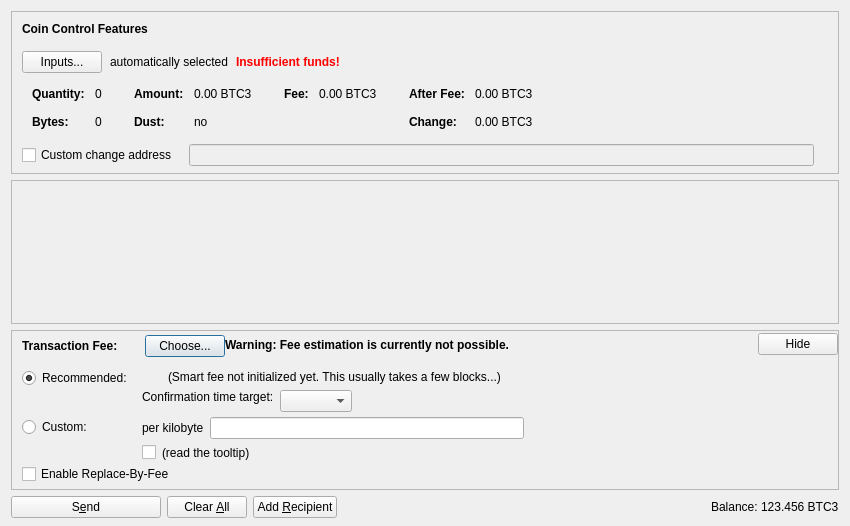
<?xml version="1.0" encoding="UTF-8"?>
<ui version="4.0">
 <class>SendCoinsDialog</class>
 <widget class="QDialog" name="SendCoinsDialog">
  <property name="geometry">
   <rect>
    <x>0</x>
    <y>0</y>
    <width>850</width>
    <height>526</height>
   </rect>
  </property>
  <property name="windowTitle">
   <string>Send Coins</string>
  </property>
  <layout class="QVBoxLayout" name="verticalLayout" stretch="0,1,0,0">
   <property name="bottomMargin">
    <number>8</number>
   </property>
   <item>
    <widget class="QFrame" name="frameCoinControl">
     <property name="sizePolicy">
      <sizepolicy hsizetype="Expanding" vsizetype="Expanding">
       <horstretch>0</horstretch>
       <verstretch>0</verstretch>
      </sizepolicy>
     </property>
     <property name="maximumSize">
      <size>
       <width>16777215</width>
       <height>16777215</height>
      </size>
     </property>
     <property name="frameShape">
      <enum>QFrame::StyledPanel</enum>
     </property>
     <property name="frameShadow">
      <enum>QFrame::Sunken</enum>
     </property>
     <layout class="QVBoxLayout" name="verticalLayoutCoinControl2">
      <property name="spacing">
       <number>0</number>
      </property>
      <property name="leftMargin">
       <number>0</number>
      </property>
      <property name="topMargin">
       <number>0</number>
      </property>
      <property name="rightMargin">
       <number>0</number>
      </property>
      <property name="bottomMargin">
       <number>6</number>
      </property>
      <item>
       <layout class="QVBoxLayout" name="verticalLayoutCoinControl" stretch="0,0,0,0,1">
        <property name="spacing">
         <number>0</number>
        </property>
        <property name="leftMargin">
         <number>10</number>
        </property>
        <property name="topMargin">
         <number>10</number>
        </property>
        <item>
         <layout class="QHBoxLayout" name="horizontalLayoutCoinControl1">
          <property name="bottomMargin">
           <number>15</number>
          </property>
          <item>
           <widget class="QLabel" name="labelCoinControlFeatures">
            <property name="sizePolicy">
             <sizepolicy hsizetype="Preferred" vsizetype="Maximum">
              <horstretch>0</horstretch>
              <verstretch>0</verstretch>
             </sizepolicy>
            </property>
            <property name="font">
             <font>
              <weight>75</weight>
              <bold>true</bold>
             </font>
            </property>
            <property name="styleSheet">
             <string notr="true">font-weight:bold;</string>
            </property>
            <property name="text">
             <string>Coin Control Features</string>
            </property>
           </widget>
          </item>
         </layout>
        </item>
        <item>
         <layout class="QHBoxLayout" name="horizontalLayoutCoinControl2" stretch="0,0,0,0">
          <property name="spacing">
           <number>8</number>
          </property>
          <property name="bottomMargin">
           <number>10</number>
          </property>
          <item>
           <widget class="QPushButton" name="pushButtonCoinControl">
            <property name="styleSheet">
             <string notr="true"/>
            </property>
            <property name="text">
             <string>Inputs...</string>
            </property>
            <property name="autoDefault">
             <bool>false</bool>
            </property>
           </widget>
          </item>
          <item>
           <widget class="QLabel" name="labelCoinControlAutomaticallySelected">
            <property name="text">
             <string>automatically selected</string>
            </property>
            <property name="margin">
             <number>5</number>
            </property>
           </widget>
          </item>
          <item>
           <widget class="QLabel" name="labelCoinControlInsuffFunds">
            <property name="font">
             <font>
              <weight>75</weight>
              <bold>true</bold>
             </font>
            </property>
            <property name="styleSheet">
             <string notr="true">color:red;font-weight:bold;</string>
            </property>
            <property name="text">
             <string>Insufficient funds!</string>
            </property>
            <property name="margin">
             <number>5</number>
            </property>
           </widget>
          </item>
          <item>
           <spacer name="horizontalSpacerCoinControl">
            <property name="orientation">
             <enum>Qt::Horizontal</enum>
            </property>
            <property name="sizeHint" stdset="0">
             <size>
              <width>40</width>
              <height>1</height>
             </size>
            </property>
           </spacer>
          </item>
         </layout>
        </item>
        <item>
         <widget class="QWidget" name="widgetCoinControl" native="true">
          <property name="sizePolicy">
           <sizepolicy hsizetype="Preferred" vsizetype="Preferred">
            <horstretch>0</horstretch>
            <verstretch>0</verstretch>
           </sizepolicy>
          </property>
          <property name="minimumSize">
           <size>
            <width>0</width>
            <height>0</height>
           </size>
          </property>
          <property name="styleSheet">
           <string notr="true"/>
          </property>
          <layout class="QHBoxLayout" name="horizontalLayoutCoinControl5">
           <property name="leftMargin">
            <number>0</number>
           </property>
           <property name="topMargin">
            <number>0</number>
           </property>
           <property name="rightMargin">
            <number>0</number>
           </property>
           <property name="bottomMargin">
            <number>0</number>
           </property>
           <item>
            <layout class="QHBoxLayout" name="horizontalLayoutCoinControl3" stretch="0,0,0,1">
             <property name="spacing">
              <number>20</number>
             </property>
             <property name="topMargin">
              <number>0</number>
             </property>
             <property name="bottomMargin">
              <number>10</number>
             </property>
             <item>
              <layout class="QFormLayout" name="formLayoutCoinControl1">
               <property name="horizontalSpacing">
                <number>10</number>
               </property>
               <property name="verticalSpacing">
                <number>14</number>
               </property>
               <property name="leftMargin">
                <number>10</number>
               </property>
               <property name="topMargin">
                <number>4</number>
               </property>
               <property name="rightMargin">
                <number>6</number>
               </property>
               <item row="0" column="0">
                <widget class="QLabel" name="labelCoinControlQuantityText">
                 <property name="font">
                  <font>
                   <weight>75</weight>
                   <bold>true</bold>
                  </font>
                 </property>
                 <property name="text">
                  <string>Quantity:</string>
                 </property>
                 <property name="margin">
                  <number>0</number>
                 </property>
                </widget>
               </item>
               <item row="0" column="1">
                <widget class="QLabel" name="labelCoinControlQuantity">
                 <property name="cursor">
                  <cursorShape>IBeamCursor</cursorShape>
                 </property>
                 <property name="contextMenuPolicy">
                  <enum>Qt::ActionsContextMenu</enum>
                 </property>
                 <property name="text">
                  <string notr="true">0</string>
                 </property>
                 <property name="margin">
                  <number>0</number>
                 </property>
                 <property name="textInteractionFlags">
                  <set>Qt::LinksAccessibleByMouse|Qt::TextSelectableByKeyboard|Qt::TextSelectableByMouse</set>
                 </property>
                </widget>
               </item>
               <item row="1" column="0">
                <widget class="QLabel" name="labelCoinControlBytesText">
                 <property name="font">
                  <font>
                   <weight>75</weight>
                   <bold>true</bold>
                  </font>
                 </property>
                 <property name="text">
                  <string>Bytes:</string>
                 </property>
                </widget>
               </item>
               <item row="1" column="1">
                <widget class="QLabel" name="labelCoinControlBytes">
                 <property name="cursor">
                  <cursorShape>IBeamCursor</cursorShape>
                 </property>
                 <property name="contextMenuPolicy">
                  <enum>Qt::ActionsContextMenu</enum>
                 </property>
                 <property name="text">
                  <string notr="true">0</string>
                 </property>
                 <property name="textInteractionFlags">
                  <set>Qt::LinksAccessibleByMouse|Qt::TextSelectableByKeyboard|Qt::TextSelectableByMouse</set>
                 </property>
                </widget>
               </item>
              </layout>
             </item>
             <item>
              <layout class="QFormLayout" name="formLayoutCoinControl2">
               <property name="horizontalSpacing">
                <number>10</number>
               </property>
               <property name="verticalSpacing">
                <number>14</number>
               </property>
               <property name="leftMargin">
                <number>6</number>
               </property>
               <property name="topMargin">
                <number>4</number>
               </property>
               <property name="rightMargin">
                <number>6</number>
               </property>
               <item row="0" column="0">
                <widget class="QLabel" name="labelCoinControlAmountText">
                 <property name="font">
                  <font>
                   <weight>75</weight>
                   <bold>true</bold>
                  </font>
                 </property>
                 <property name="text">
                  <string>Amount:</string>
                 </property>
                 <property name="margin">
                  <number>0</number>
                 </property>
                </widget>
               </item>
               <item row="0" column="1">
                <widget class="QLabel" name="labelCoinControlAmount">
                 <property name="cursor">
                  <cursorShape>IBeamCursor</cursorShape>
                 </property>
                 <property name="contextMenuPolicy">
                  <enum>Qt::ActionsContextMenu</enum>
                 </property>
                 <property name="text">
                  <string notr="true">0.00 BTC3</string>
                 </property>
                 <property name="textInteractionFlags">
                  <set>Qt::LinksAccessibleByMouse|Qt::TextSelectableByKeyboard|Qt::TextSelectableByMouse</set>
                 </property>
                </widget>
               </item>
               <item row="1" column="0">
                <widget class="QLabel" name="labelCoinControlLowOutputText">
                 <property name="font">
                  <font>
                   <weight>75</weight>
                   <bold>true</bold>
                  </font>
                 </property>
                 <property name="text">
                  <string>Dust:</string>
                 </property>
                </widget>
               </item>
               <item row="1" column="1">
                <widget class="QLabel" name="labelCoinControlLowOutput">
                 <property name="cursor">
                  <cursorShape>IBeamCursor</cursorShape>
                 </property>
                 <property name="contextMenuPolicy">
                  <enum>Qt::ActionsContextMenu</enum>
                 </property>
                 <property name="text">
                  <string notr="true">no</string>
                 </property>
                 <property name="textInteractionFlags">
                  <set>Qt::LinksAccessibleByMouse|Qt::TextSelectableByKeyboard|Qt::TextSelectableByMouse</set>
                 </property>
                </widget>
               </item>
              </layout>
             </item>
             <item>
              <layout class="QFormLayout" name="formLayoutCoinControl3">
               <property name="horizontalSpacing">
                <number>10</number>
               </property>
               <property name="verticalSpacing">
                <number>14</number>
               </property>
               <property name="leftMargin">
                <number>6</number>
               </property>
               <property name="topMargin">
                <number>4</number>
               </property>
               <property name="rightMargin">
                <number>6</number>
               </property>
               <item row="0" column="0">
                <widget class="QLabel" name="labelCoinControlFeeText">
                 <property name="font">
                  <font>
                   <weight>75</weight>
                   <bold>true</bold>
                  </font>
                 </property>
                 <property name="text">
                  <string>Fee:</string>
                 </property>
                 <property name="margin">
                  <number>0</number>
                 </property>
                </widget>
               </item>
               <item row="0" column="1">
                <widget class="QLabel" name="labelCoinControlFee">
                 <property name="cursor">
                  <cursorShape>IBeamCursor</cursorShape>
                 </property>
                 <property name="contextMenuPolicy">
                  <enum>Qt::ActionsContextMenu</enum>
                 </property>
                 <property name="text">
                  <string notr="true">0.00 BTC3</string>
                 </property>
                 <property name="textInteractionFlags">
                  <set>Qt::LinksAccessibleByMouse|Qt::TextSelectableByKeyboard|Qt::TextSelectableByMouse</set>
                 </property>
                </widget>
               </item>
              </layout>
             </item>
             <item>
              <layout class="QFormLayout" name="formLayoutCoinControl4">
               <property name="horizontalSpacing">
                <number>10</number>
               </property>
               <property name="verticalSpacing">
                <number>14</number>
               </property>
               <property name="leftMargin">
                <number>6</number>
               </property>
               <property name="topMargin">
                <number>4</number>
               </property>
               <property name="rightMargin">
                <number>6</number>
               </property>
               <item row="0" column="0">
                <widget class="QLabel" name="labelCoinControlAfterFeeText">
                 <property name="font">
                  <font>
                   <weight>75</weight>
                   <bold>true</bold>
                  </font>
                 </property>
                 <property name="text">
                  <string>After Fee:</string>
                 </property>
                 <property name="margin">
                  <number>0</number>
                 </property>
                </widget>
               </item>
               <item row="0" column="1">
                <widget class="QLabel" name="labelCoinControlAfterFee">
                 <property name="cursor">
                  <cursorShape>IBeamCursor</cursorShape>
                 </property>
                 <property name="contextMenuPolicy">
                  <enum>Qt::ActionsContextMenu</enum>
                 </property>
                 <property name="text">
                  <string notr="true">0.00 BTC3</string>
                 </property>
                 <property name="textInteractionFlags">
                  <set>Qt::LinksAccessibleByMouse|Qt::TextSelectableByKeyboard|Qt::TextSelectableByMouse</set>
                 </property>
                </widget>
               </item>
               <item row="1" column="0">
                <widget class="QLabel" name="labelCoinControlChangeText">
                 <property name="font">
                  <font>
                   <weight>75</weight>
                   <bold>true</bold>
                  </font>
                 </property>
                 <property name="text">
                  <string>Change:</string>
                 </property>
                </widget>
               </item>
               <item row="1" column="1">
                <widget class="QLabel" name="labelCoinControlChange">
                 <property name="cursor">
                  <cursorShape>IBeamCursor</cursorShape>
                 </property>
                 <property name="contextMenuPolicy">
                  <enum>Qt::ActionsContextMenu</enum>
                 </property>
                 <property name="text">
                  <string notr="true">0.00 BTC3</string>
                 </property>
                 <property name="textInteractionFlags">
                  <set>Qt::LinksAccessibleByMouse|Qt::TextSelectableByKeyboard|Qt::TextSelectableByMouse</set>
                 </property>
                </widget>
               </item>
              </layout>
             </item>
            </layout>
           </item>
          </layout>
         </widget>
        </item>
        <item>
         <layout class="QHBoxLayout" name="horizontalLayoutCoinControl4" stretch="0,0,0">
          <property name="spacing">
           <number>12</number>
          </property>
          <property name="sizeConstraint">
           <enum>QLayout::SetDefaultConstraint</enum>
          </property>
          <property name="topMargin">
           <number>5</number>
          </property>
          <property name="rightMargin">
           <number>5</number>
          </property>
          <item>
           <widget class="QCheckBox" name="checkBoxCoinControlChange">
            <property name="toolTip">
             <string>If this is activated, but the change address is empty or invalid, change will be sent to a newly generated address.</string>
            </property>
            <property name="text">
             <string>Custom change address</string>
            </property>
           </widget>
          </item>
          <item>
           <widget class="QValidatedLineEdit" name="lineEditCoinControlChange">
            <property name="enabled">
             <bool>false</bool>
            </property>
            <property name="sizePolicy">
             <sizepolicy hsizetype="Expanding" vsizetype="Fixed">
              <horstretch>0</horstretch>
              <verstretch>0</verstretch>
             </sizepolicy>
            </property>
           </widget>
          </item>
          <item>
           <widget class="QLabel" name="labelCoinControlChangeLabel">
            <property name="sizePolicy">
             <sizepolicy hsizetype="Preferred" vsizetype="Expanding">
              <horstretch>0</horstretch>
              <verstretch>0</verstretch>
             </sizepolicy>
            </property>
            <property name="minimumSize">
             <size>
              <width>0</width>
              <height>0</height>
             </size>
            </property>
            <property name="text">
             <string/>
            </property>
            <property name="margin">
             <number>3</number>
            </property>
           </widget>
          </item>
         </layout>
        </item>
        <item>
         <spacer name="verticalSpacerCoinControl">
          <property name="orientation">
           <enum>Qt::Vertical</enum>
          </property>
          <property name="sizeHint" stdset="0">
           <size>
            <width>800</width>
            <height>1</height>
           </size>
          </property>
         </spacer>
        </item>
       </layout>
      </item>
     </layout>
    </widget>
   </item>
   <item>
    <widget class="QScrollArea" name="scrollArea">
     <property name="widgetResizable">
      <bool>true</bool>
     </property>
     <widget class="QWidget" name="scrollAreaWidgetContents">
      <property name="geometry">
       <rect>
        <x>0</x>
        <y>0</y>
        <width>830</width>
        <height>104</height>
       </rect>
      </property>
      <layout class="QVBoxLayout" name="verticalLayout_2" stretch="0,1">
       <property name="leftMargin">
        <number>0</number>
       </property>
       <property name="topMargin">
        <number>0</number>
       </property>
       <property name="rightMargin">
        <number>0</number>
       </property>
       <property name="bottomMargin">
        <number>0</number>
       </property>
       <item>
        <layout class="QVBoxLayout" name="entries">
         <property name="spacing">
          <number>6</number>
         </property>
        </layout>
       </item>
       <item>
        <spacer name="verticalSpacer">
         <property name="orientation">
          <enum>Qt::Vertical</enum>
         </property>
         <property name="sizeHint" stdset="0">
          <size>
           <width>20</width>
           <height>40</height>
          </size>
         </property>
        </spacer>
       </item>
      </layout>
     </widget>
    </widget>
   </item>
   <item>
    <widget class="QFrame" name="frameFee">
     <property name="sizePolicy">
      <sizepolicy hsizetype="Expanding" vsizetype="Expanding">
       <horstretch>0</horstretch>
       <verstretch>0</verstretch>
      </sizepolicy>
     </property>
     <property name="maximumSize">
      <size>
       <width>16777215</width>
       <height>16777215</height>
      </size>
     </property>
     <property name="frameShape">
      <enum>QFrame::StyledPanel</enum>
     </property>
     <property name="frameShadow">
      <enum>QFrame::Sunken</enum>
     </property>
     <layout class="QVBoxLayout" name="verticalLayoutFee1">
      <property name="spacing">
       <number>0</number>
      </property>
      <property name="leftMargin">
       <number>0</number>
      </property>
      <property name="topMargin">
       <number>0</number>
      </property>
      <property name="rightMargin">
       <number>0</number>
      </property>
      <property name="bottomMargin">
       <number>0</number>
      </property>
      <item>
       <layout class="QVBoxLayout" name="verticalLayoutFee2" stretch="0,0,0">
        <property name="spacing">
         <number>0</number>
        </property>
        <property name="leftMargin">
         <number>10</number>
        </property>
        <property name="topMargin">
         <number>0</number>
        </property>
        <item>
         <layout class="QHBoxLayout" name="horizontalLayoutFee1">
          <property name="bottomMargin">
           <number>0</number>
          </property>
          <item>
           <layout class="QVBoxLayout" name="verticalLayoutFee7">
            <property name="spacing">
             <number>0</number>
            </property>
            <item>
             <spacer name="verticalSpacerSmartFee">
              <property name="orientation">
               <enum>Qt::Vertical</enum>
              </property>
              <property name="sizeType">
               <enum>QSizePolicy::Fixed</enum>
              </property>
              <property name="sizeHint" stdset="0">
               <size>
                <width>1</width>
                <height>4</height>
               </size>
              </property>
             </spacer>
            </item>
            <item>
             <layout class="QHBoxLayout" name="horizontalLayoutSmartFee">
              <property name="spacing">
               <number>10</number>
              </property>
              <item>
               <widget class="QLabel" name="labelFeeHeadline">
                <property name="sizePolicy">
                 <sizepolicy hsizetype="Preferred" vsizetype="Maximum">
                  <horstretch>0</horstretch>
                  <verstretch>0</verstretch>
                 </sizepolicy>
                </property>
                <property name="font">
                 <font>
                  <weight>75</weight>
                  <bold>true</bold>
                 </font>
                </property>
                <property name="styleSheet">
                 <string notr="true">font-weight:bold;</string>
                </property>
                <property name="text">
                 <string>Transaction Fee:</string>
                </property>
               </widget>
              </item>
              <item>
               <widget class="QLabel" name="labelFeeMinimized">
                <property name="text">
                 <string/>
                </property>
               </widget>
              </item>
              <item>
               <widget class="QPushButton" name="buttonChooseFee">
                <property name="text">
                 <string>Choose...</string>
                </property>
               </widget>
              </item>
             </layout>
            </item>
            <item>
             <spacer name="verticalSpacer_5">
              <property name="orientation">
               <enum>Qt::Vertical</enum>
              </property>
              <property name="sizeHint" stdset="0">
               <size>
                <width>1</width>
                <height>1</height>
               </size>
              </property>
             </spacer>
            </item>
           </layout>
          </item>
          <item>
           <widget class="QLabel" name="fallbackFeeWarningLabel">
            <property name="toolTip">
             <string>Using the fallbackfee can result in sending a transaction that will take several hours or days (or never) to confirm. Consider choosing your fee manually or wait until you have validated the complete chain.</string>
            </property>
            <property name="font">
            <font>
                <weight>75</weight>
                <bold>true</bold>
            </font>
            </property>
            <property name="text">
             <string>Warning: Fee estimation is currently not possible.</string>
            </property>
            <property name="wordWrap">
             <bool>false</bool>
            </property>
           </widget>
          </item>
          <item>
           <spacer name="horizontalSpacer_4">
            <property name="orientation">
             <enum>Qt::Horizontal</enum>
            </property>
            <property name="sizeType">
             <enum>QSizePolicy::MinimumExpanding</enum>
            </property>
            <property name="sizeHint" stdset="0">
             <size>
              <width>40</width>
              <height>20</height>
             </size>
            </property>
           </spacer>
          </item>
          <item>
           <widget class="QPushButton" name="buttonMinimizeFee">
            <property name="toolTip">
             <string>collapse fee-settings</string>
            </property>
            <property name="text">
             <string>Hide</string>
            </property>
           </widget>
          </item>
         </layout>
        </item>
        <item>
         <widget class="QFrame" name="frameFeeSelection">
          <layout class="QVBoxLayout" name="verticalLayoutFee12">
           <property name="spacing">
            <number>0</number>
           </property>
           <property name="leftMargin">
            <number>0</number>
           </property>
           <property name="topMargin">
            <number>0</number>
           </property>
           <property name="rightMargin">
            <number>0</number>
           </property>
           <property name="bottomMargin">
            <number>0</number>
           </property>
           <item>
            <layout class="QGridLayout" name="gridLayoutFee">
             <property name="topMargin">
              <number>10</number>
             </property>
             <property name="bottomMargin">
              <number>4</number>
             </property>
             <property name="horizontalSpacing">
              <number>10</number>
             </property>
             <property name="verticalSpacing">
              <number>4</number>
             </property>
             <item row="1" column="1">
              <layout class="QVBoxLayout" name="verticalLayoutFee8">
               <property name="spacing">
                <number>6</number>
               </property>
               <item>
                <layout class="QHBoxLayout" name="horizontalLayoutFee13">
                 <item>
                  <widget class="QLabel" name="labelCustomPerKilobyte">
                   <property name="toolTip">
                    <string>Specify a custom fee per kB (1,000 bytes) of the transaction's virtual size.

Note:  Since the fee is calculated on a per-byte basis, a fee of "100 satoshis per kB" for a transaction size of 500 bytes (half of 1 kB) would ultimately yield a fee of only 50 satoshis.</string>
                   </property>
                   <property name="text">
                    <string>per kilobyte</string>
                   </property>
                  </widget>
                 </item>
                 <item>
                  <widget class="Bitcoin3AmountField" name="customFee"/>
                 </item>
                 <item>
                  <spacer name="horizontalSpacer_6">
                   <property name="orientation">
                    <enum>Qt::Horizontal</enum>
                   </property>
                   <property name="sizeHint" stdset="0">
                    <size>
                     <width>1</width>
                     <height>1</height>
                    </size>
                   </property>
                  </spacer>
                 </item>
                </layout>
               </item>
               <item>
                <layout class="QHBoxLayout" name="horizontalLayoutFee8">
                 <item>
                  <widget class="QCheckBox" name="checkBoxMinimumFee">
                   <property name="toolTip">
                    <string>Paying only the minimum fee is just fine as long as there is less transaction volume than space in the blocks. But be aware that this can end up in a never confirming transaction once there is more demand for bitcoin3 transactions than the network can process.</string>
                   </property>
                   <property name="text">
                    <string/>
                   </property>
                  </widget>
                 </item>
                 <item>
                  <widget class="QLabel" name="labelMinFeeWarning">
                   <property name="enabled">
                    <bool>true</bool>
                   </property>
                   <property name="toolTip">
                    <string>Paying only the minimum fee is just fine as long as there is less transaction volume than space in the blocks. But be aware that this can end up in a never confirming transaction once there is more demand for bitcoin3 transactions than the network can process.</string>
                   </property>
                   <property name="text">
                    <string>(read the tooltip)</string>
                   </property>
                   <property name="margin">
                    <number>5</number>
                   </property>
                  </widget>
                 </item>
                 <item>
                  <spacer name="horizontalSpacer_2">
                   <property name="orientation">
                    <enum>Qt::Horizontal</enum>
                   </property>
                   <property name="sizeHint" stdset="0">
                    <size>
                     <width>1</width>
                     <height>1</height>
                    </size>
                   </property>
                  </spacer>
                 </item>
                </layout>
               </item>
              </layout>
             </item>
             <item row="0" column="0">
              <layout class="QVBoxLayout" name="verticalLayoutFee4" stretch="0,1">
               <item>
                <widget class="QRadioButton" name="radioSmartFee">
                 <property name="text">
                  <string>Recommended:</string>
                 </property>
                 <property name="checked">
                  <bool>true</bool>
                 </property>
                 <attribute name="buttonGroup">
                  <string notr="true">groupFee</string>
                 </attribute>
                </widget>
               </item>
               <item>
                <spacer name="verticalSpacer_2">
                 <property name="orientation">
                  <enum>Qt::Vertical</enum>
                 </property>
                 <property name="sizeHint" stdset="0">
                  <size>
                   <width>1</width>
                   <height>1</height>
                  </size>
                 </property>
                </spacer>
               </item>
              </layout>
             </item>
             <item row="1" column="0">
              <layout class="QVBoxLayout" name="verticalLayoutFee9" stretch="0,1">
               <item>
                <widget class="QRadioButton" name="radioCustomFee">
                 <property name="text">
                  <string>Custom:</string>
                 </property>
                 <attribute name="buttonGroup">
                  <string notr="true">groupFee</string>
                 </attribute>
                </widget>
               </item>
               <item>
                <spacer name="verticalSpacer_6">
                 <property name="orientation">
                  <enum>Qt::Vertical</enum>
                 </property>
                 <property name="sizeHint" stdset="0">
                  <size>
                   <width>1</width>
                   <height>1</height>
                  </size>
                 </property>
                </spacer>
               </item>
              </layout>
             </item>
             <item row="0" column="1">
              <layout class="QVBoxLayout" name="verticalLayoutFee3" stretch="0,0,1">
               <property name="spacing">
                <number>6</number>
               </property>
               <property name="topMargin">
                <number>2</number>
               </property>
               <item>
                <layout class="QHBoxLayout" name="horizontalLayoutFee12">
                 <item>
                  <widget class="QLabel" name="labelSmartFee">
                   <property name="text">
                    <string/>
                   </property>
                   <property name="margin">
                    <number>2</number>
                   </property>
                  </widget>
                 </item>
                 <item>
                  <widget class="QLabel" name="labelFeeEstimation">
                   <property name="text">
                    <string/>
                   </property>
                  </widget>
                 </item>
                 <item>
                  <widget class="QLabel" name="labelSmartFee2">
                   <property name="text">
                    <string>(Smart fee not initialized yet. This usually takes a few blocks...)</string>
                   </property>
                   <property name="margin">
                    <number>2</number>
                   </property>
                  </widget>
                 </item>
                 <item>
                  <spacer name="horizontalSpacer_5">
                   <property name="orientation">
                    <enum>Qt::Horizontal</enum>
                   </property>
                   <property name="sizeHint" stdset="0">
                    <size>
                     <width>1</width>
                     <height>1</height>
                    </size>
                   </property>
                  </spacer>
                 </item>
                </layout>
               </item>
               <item>
                <layout class="QHBoxLayout" name="horizontalLayoutFee9">
                 <item>
                  <layout class="QVBoxLayout" name="verticalLayoutFee6">
                   <item>
                    <widget class="QLabel" name="labelSmartFee3">
                     <property name="text">
                      <string>Confirmation time target:</string>
                     </property>
                     <property name="margin">
                      <number>2</number>
                     </property>
                    </widget>
                   </item>
                   <item>
                    <spacer name="verticalSpacer_3">
                     <property name="orientation">
                      <enum>Qt::Vertical</enum>
                     </property>
                     <property name="sizeHint" stdset="0">
                      <size>
                       <width>1</width>
                       <height>1</height>
                      </size>
                     </property>
                    </spacer>
                   </item>
                  </layout>
                 </item>
                 <item>
                  <layout class="QVBoxLayout" name="verticalLayoutFee5">
                   <property name="rightMargin">
                    <number>30</number>
                   </property>
                   <item>
                    <layout class="QHBoxLayout" name="horizontalLayoutConfTarget">
                     <property name="bottomMargin">
                      <number>0</number>
                     </property>
                     <item>
                      <widget class="QComboBox" name="confTargetSelector"/>
                     </item>
                     <item>
                      <spacer name="horizontalSpacerConfTarget">
                       <property name="orientation">
                        <enum>Qt::Horizontal</enum>
                       </property>
                       <property name="sizeHint" stdset="0">
                        <size>
                         <width>40</width>
                         <height>20</height>
                        </size>
                       </property>
                      </spacer>
                     </item>
                    </layout>
                   </item>
                  </layout>
                 </item>
                </layout>
               </item>
               <item>
                <spacer name="verticalSpacer_4">
                 <property name="orientation">
                  <enum>Qt::Vertical</enum>
                 </property>
                 <property name="sizeHint" stdset="0">
                  <size>
                   <width>1</width>
                   <height>1</height>
                  </size>
                 </property>
                </spacer>
               </item>
              </layout>
             </item>
            </layout>
           </item>
           <item>
            <widget class="QCheckBox" name="optInRBF">
             <property name="text">
              <string>Enable Replace-By-Fee</string>
             </property>
             <property name="toolTip">
              <string>With Replace-By-Fee (BIP-125) you can increase a transaction's fee after it is sent. Without this, a higher fee may be recommended to compensate for increased transaction delay risk.</string>
             </property>
            </widget>
           </item>
          </layout>
         </widget>
        </item>
        <item>
         <spacer name="verticalSpacerFee">
          <property name="orientation">
           <enum>Qt::Vertical</enum>
          </property>
          <property name="sizeHint" stdset="0">
           <size>
            <width>40</width>
            <height>5</height>
           </size>
          </property>
         </spacer>
        </item>
       </layout>
      </item>
     </layout>
    </widget>
   </item>
   <item>
    <layout class="QHBoxLayout" name="horizontalLayout">
     <item>
      <widget class="QPushButton" name="sendButton">
       <property name="minimumSize">
        <size>
         <width>150</width>
         <height>0</height>
        </size>
       </property>
       <property name="toolTip">
        <string>Confirm the send action</string>
       </property>
       <property name="text">
        <string>S&amp;end</string>
       </property>
       <property name="icon">
        <iconset resource="../bitcoin3.qrc">
         <normaloff>:/icons/send</normaloff>:/icons/send</iconset>
       </property>
       <property name="autoDefault">
        <bool>false</bool>
       </property>
       <property name="default">
        <bool>false</bool>
       </property>
      </widget>
     </item>
     <item>
      <widget class="QPushButton" name="clearButton">
       <property name="sizePolicy">
        <sizepolicy hsizetype="Minimum" vsizetype="Fixed">
         <horstretch>0</horstretch>
         <verstretch>0</verstretch>
        </sizepolicy>
       </property>
       <property name="toolTip">
        <string>Clear all fields of the form.</string>
       </property>
       <property name="text">
        <string>Clear &amp;All</string>
       </property>
       <property name="icon">
        <iconset resource="../bitcoin3.qrc">
         <normaloff>:/icons/remove</normaloff>:/icons/remove</iconset>
       </property>
       <property name="autoDefault">
        <bool>false</bool>
       </property>
      </widget>
     </item>
     <item>
      <widget class="QPushButton" name="addButton">
       <property name="toolTip">
        <string>Send to multiple recipients at once</string>
       </property>
       <property name="text">
        <string>Add &amp;Recipient</string>
       </property>
       <property name="icon">
        <iconset resource="../bitcoin3.qrc">
         <normaloff>:/icons/add</normaloff>:/icons/add</iconset>
       </property>
       <property name="autoDefault">
        <bool>false</bool>
       </property>
      </widget>
     </item>
     <item>
      <spacer name="horizontalSpacer">
       <property name="orientation">
        <enum>Qt::Horizontal</enum>
       </property>
       <property name="sizeHint" stdset="0">
        <size>
         <width>40</width>
         <height>20</height>
        </size>
       </property>
      </spacer>
     </item>
     <item>
      <layout class="QHBoxLayout" name="horizontalLayout_2">
       <property name="spacing">
        <number>3</number>
       </property>
       <item>
        <widget class="QLabel" name="label">
         <property name="sizePolicy">
          <sizepolicy hsizetype="Preferred" vsizetype="Fixed">
           <horstretch>0</horstretch>
           <verstretch>0</verstretch>
          </sizepolicy>
         </property>
         <property name="text">
          <string>Balance:</string>
         </property>
        </widget>
       </item>
       <item>
        <widget class="QLabel" name="labelBalance">
         <property name="sizePolicy">
          <sizepolicy hsizetype="Preferred" vsizetype="Fixed">
           <horstretch>0</horstretch>
           <verstretch>0</verstretch>
          </sizepolicy>
         </property>
         <property name="cursor">
          <cursorShape>IBeamCursor</cursorShape>
         </property>
         <property name="text">
          <string notr="true">123.456 BTC3</string>
         </property>
         <property name="textInteractionFlags">
          <set>Qt::LinksAccessibleByMouse|Qt::TextSelectableByKeyboard|Qt::TextSelectableByMouse</set>
         </property>
        </widget>
       </item>
      </layout>
     </item>
    </layout>
   </item>
  </layout>
 </widget>
 <customwidgets>
  <customwidget>
   <class>QValidatedLineEdit</class>
   <extends>QLineEdit</extends>
   <header>qt/qvalidatedlineedit.h</header>
  </customwidget>
  <customwidget>
   <class>Bitcoin3AmountField</class>
   <extends>QLineEdit</extends>
   <header>qt/bitcoin3amountfield.h</header>
   <container>1</container>
  </customwidget>
 </customwidgets>
 <resources>
  <include location="../bitcoin3.qrc"/>
 </resources>
 <connections/>
 <buttongroups>
  <buttongroup name="groupFee"/>
 </buttongroups>
</ui>
